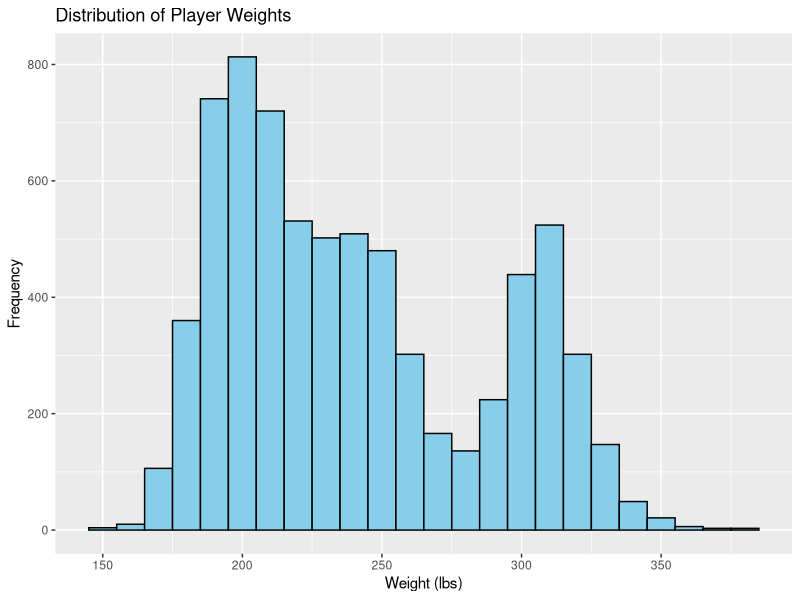
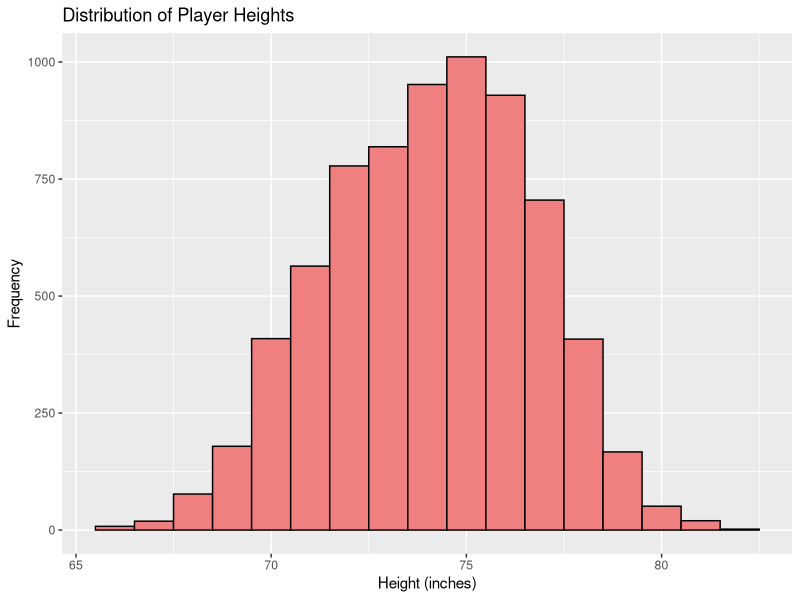
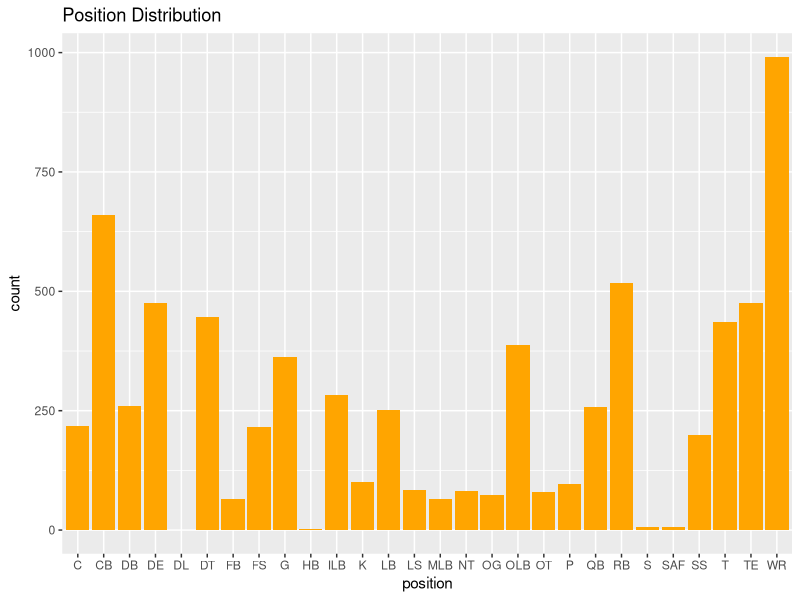
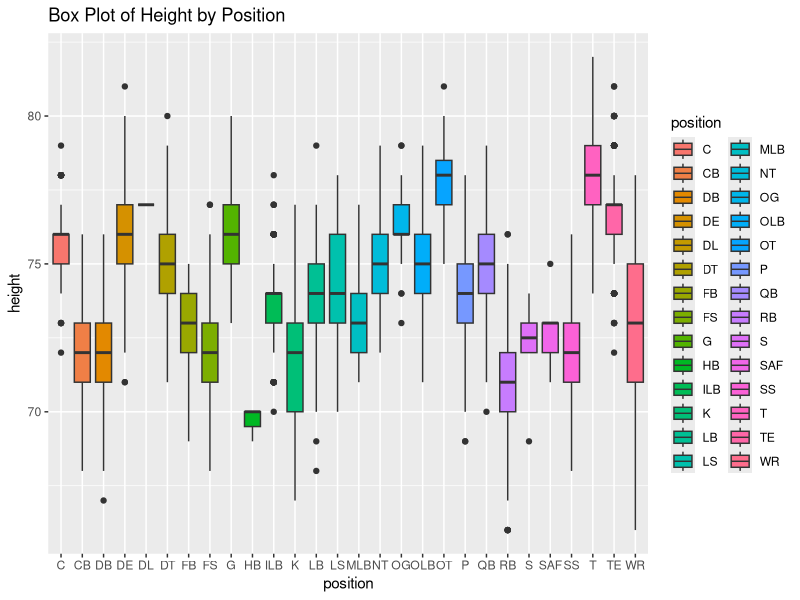
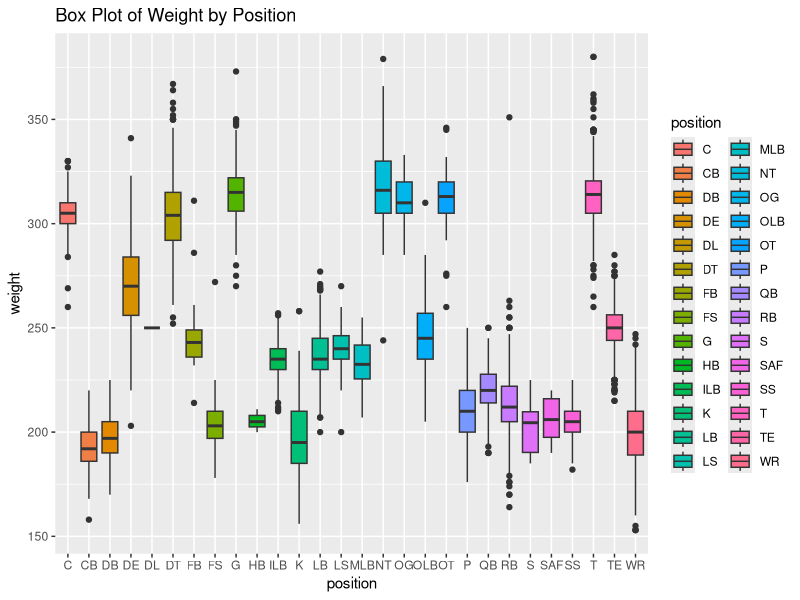

Recreate these plots in R, in order.


nfl_players_clean=read.csv("dataset/nfl_players_clean.csv")
head(nfl_players_clean)
summary(nfl_players_clean)

library(ggplot2)



# Create a histogram for the "Weight" variable
ggplot(nfl_players_clean, aes(x = weight)) +
  geom_histogram(binwidth = 10, fill = "skyblue", color = "black") +
  labs(title = "Distribution of Player Weights", x = "Weight (lbs)", y = "Frequency")

# Create a histogram for the "Height" variable
ggplot(nfl_players_clean, aes(x = height)) +
  geom_histogram(binwidth = 1, fill = "lightcoral", color = "black") +
  labs(title = "Distribution of Player Heights", x = "Height (inches)", y = "Frequency")

#create a bar plot for player positions
ggplot(nfl_players_clean, aes(x = position)) +
  geom_bar(fill = "orange") +
  labs(title = "Position Distribution")


# Create box plots for height by position
ggplot(nfl_players_clean, aes(x = position, y = height, fill = position)) +
  geom_boxplot() +
  labs(title = "Box Plot of Height by Position")

# Create box plots for weight by position
ggplot(nfl_players_clean, aes(x = position, y = weight, fill = position)) +
  geom_boxplot() +
  labs(title = "Box Plot of Weight by Position")


# Summary statistics of the entire dataset
summary(nfl_players_clean$height)
summary(nfl_players_clean$weight)
